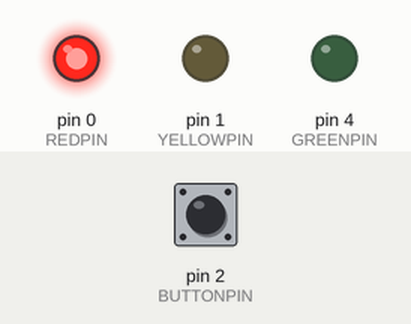
Simulated run of this sketch. Board: Arduino Uno, built with avr-gcc and run on an emulated ATmega328P. Shown: output pins drawn as LEDs (lit = HIGH). Inputs (shaded band) come from the test bench; at power-on: pin 2 (BUTTONPIN) LOW.

Above: at 1.2 s.
1.3 s: pin 2 (BUTTONPIN) pulled HIGH for 0.15 s
At 2.2 s:
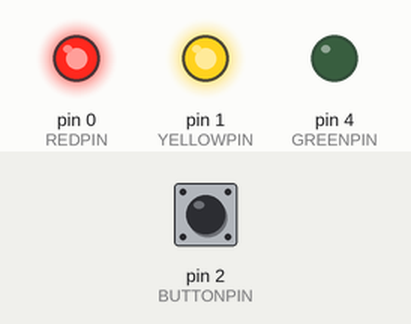
2.9 s: pin 2 (BUTTONPIN) pulled HIGH for 1 s
At 4.7 s:
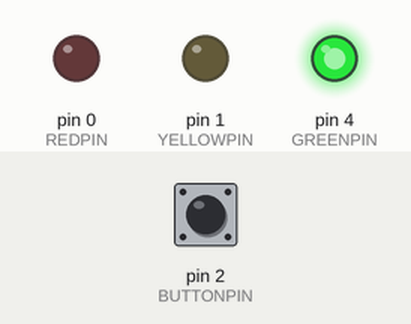
5.4 s: pin 2 (BUTTONPIN) pulled HIGH for 0.15 s
At 6.6 s:
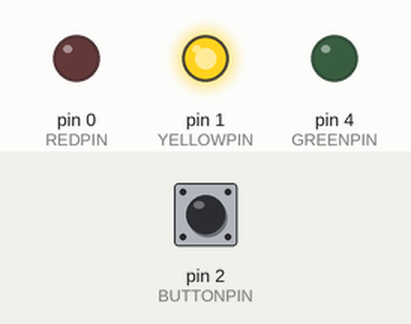
7.1 s: pin 2 (BUTTONPIN) pulled HIGH for 3.2 s
At 10.8 s:
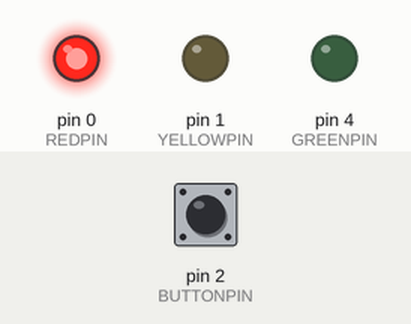
Timing chart, 0 to 12.3 s (numbered marks = the images above; inputs shaded):
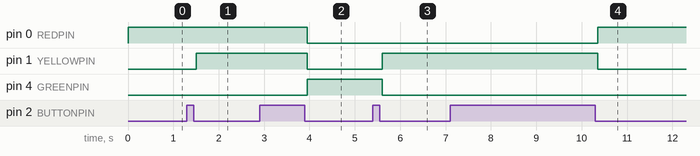

Measured:
- after the input at 1.3 s, pin 1 (YELLOWPIN): LOW → HIGH after 0.20 s
- after the input at 2.9 s, pin 0 (REDPIN), pin 1 (YELLOWPIN): HIGH → LOW after 1.1 s; pin 4 (GREENPIN): LOW → HIGH after 1.1 s
- after the input at 5.4 s, pin 1 (YELLOWPIN): LOW → HIGH after 0.20 s; pin 4 (GREENPIN): HIGH → LOW after 0.20 s
- after the input at 7.1 s, pin 0 (REDPIN): LOW → HIGH after 3.3 s; pin 1 (YELLOWPIN): HIGH → LOW after 3.3 s

The sketch:

ATtinyTrafficLight.ino
```cpp
#define REDPIN 0
#define YELLOWPIN 1
#define GREENPIN 4
#define BUTTONPIN 2

// We will start with red in the "on" state, which will be represented by a 0.
// 1 is "red-yellow", 2 is "green" and 3 is "yellow".
int lightState = 0;

// We'll need some variables to monitor the button.
int buttonState = LOW;
int lastButtonReading = LOW;
int lastButtonState=LOW;
long lastDebounceTime = 0;
long debounceDelay = 50;

/*
  Set the pinMode for each of the ATTiny's pins.
*/
void setup() {
  pinMode(REDPIN, OUTPUT);
  pinMode(YELLOWPIN, OUTPUT);
  pinMode(GREENPIN, OUTPUT);
  pinMode(BUTTONPIN, INPUT);

  digitalWrite(REDPIN, HIGH);
  digitalWrite(YELLOWPIN, LOW);
  digitalWrite(GREENPIN, LOW);
}

/*
  Each time we loop through the program we should check the state of our pushbutton, then
  fade the lights.
*/
void loop() {
  monitorButton();
}

/*
  Each time we loop through the program, we check to see if the state (pressed or not pressed)
  of our pushbutton has changed. If it has changed, we call the buttonStateChanged() function.
*/
void monitorButton() {
  //Read the current state of the button.
  int reading = digitalRead(BUTTONPIN);

  if (reading != lastButtonReading) {
    lastDebounceTime = millis();
  }

  if ((millis() - lastDebounceTime) > debounceDelay) {
    buttonState = reading;

    if (lastButtonState!=buttonState) {
       buttonStateChanged();
    }

    lastButtonState = buttonState;
  }

  lastButtonReading = reading;
}

/*
  If the button state has changed to "not pressed", we want to advance the light state.
  Said a different way, we don't care when the user presses down on the button. We care
  when the user releases the button.
*/
void buttonStateChanged() {
  if (buttonState==LOW) {
    advanceLightState();
  }
}

/*
  This function simply advances from red to green, from green to yellow, and finally from
  yellow to red.
*/
void advanceLightState() {
  //If red is on, light up yellow.
  if (lightState==0) {

    lightState=1;

    digitalWrite(YELLOWPIN, HIGH);

    return;
  }

  //If red and yellow is on, turn it off and light up green.
  if (lightState==1) {

    lightState=2;

    digitalWrite(REDPIN,   LOW);
    digitalWrite(YELLOWPIN, LOW);
    digitalWrite(GREENPIN, HIGH);

    return;
  }

  //If green is on, turn it off and light up yellow.
  if (lightState==2) {

    lightState=3;

    digitalWrite(YELLOWPIN, HIGH);
    digitalWrite(GREENPIN, LOW);

    return;
  }

  //If yellow is on, turn it off and light up red.
  if (lightState==3) {

    lightState=0;

    digitalWrite(REDPIN,   HIGH);
    digitalWrite(YELLOWPIN, LOW);

    return;
  }
}
```
